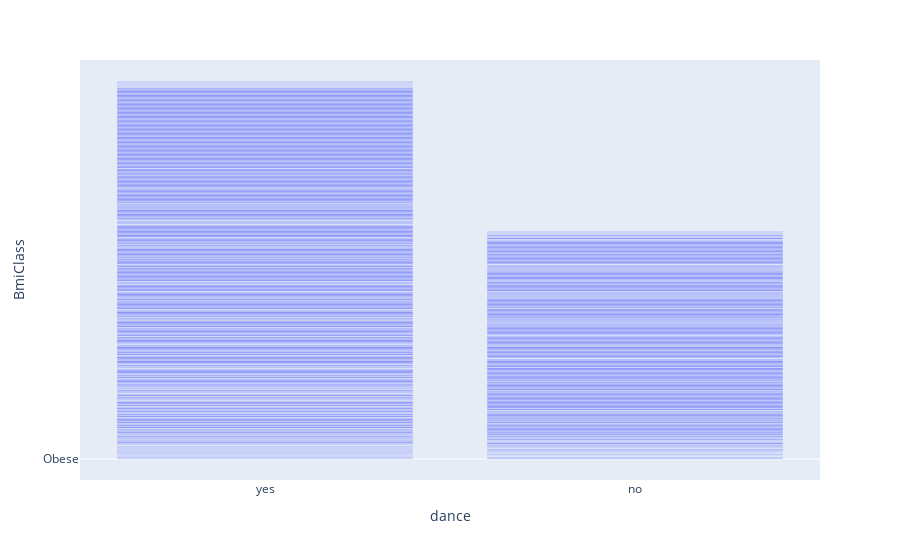

The cell this chart's notebook holds for it:
### Code cell
import plotly.express as px
fig = px.bar(data, x='dance',y='BmiClass')
fig.show()

### Figure 1 — Plotly figure (JSON) as saved in the notebook; plotly's stock layout.template omitted (floating-point values rounded to 4 significant figures; data arrays with more than 128 entries replaced by an {"elided": "..."} marker saying what was removed)
{"data": [{"alignmentgroup": "True", "hovertemplate": "dance=%{x}<br>BmiClass=%{y}<extra></extra>", "legendgroup": "", "marker": {"color": "#636efa", "pattern": {"shape": ""}}, "name": "", "offsetgroup": "", "orientation": "v", "showlegend": false, "textposition": "auto", "type": "bar", "x": {"elided": "741 str values"}, "xaxis": "x", "y": {"elided": "741 str values"}, "yaxis": "y"}], "layout": {"barmode": "relative", "legend": {"tracegroupgap": 0}, "margin": {"t": 60}, "xaxis": {"anchor": "y", "domain": [0, 1], "title": {"text": "dance"}}, "yaxis": {"anchor": "x", "domain": [0, 1], "title": {"text": "BmiClass"}}}}
